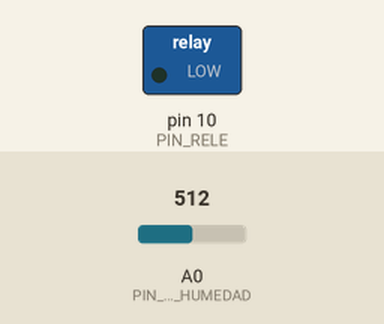
This sketch was run on a simulated Arduino Uno, built with avr-gcc and run on an emulated ATmega328P. Parts: switched loads named in the sketch (green lamp = pin HIGH). The inputs (shaded band) are chosen by the test bench; at power-on: A0 (PIN_SENSOR_HUMEDAD) = 512.

Above: at 4.4 s.
4.5 s: A0 (PIN_SENSOR_HUMEDAD) set to 543
6.0 s: A0 (PIN_SENSOR_HUMEDAD) set to 566
At 7.0 s:
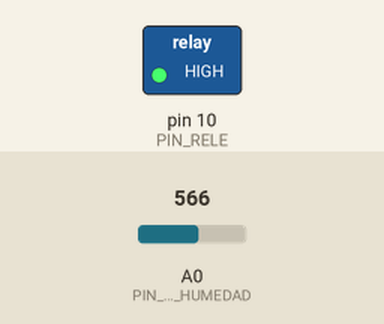
Timing chart, 0 to 9.0 s (numbered marks = the images above; inputs shaded):
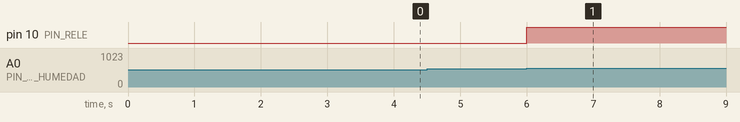

Measured:
- the behaviour switches between 558 and 559 on A0 (PIN_SENSOR_HUMEDAD) (found by bisection; images 0 and 1)
- after the input at 4.5 s, every drawn part: stays the same
- after the input at 6.0 s, pin 10 (PIN_RELE): LOW → HIGH at once

The sketch:

MainScript.ino
```cpp
/**Para obtener el valor de VALOR EN AIRE y VALOR EN AGUA es necesario hacer pruebas
 * antes, cada sensor puede dar valores distintos
 */
const int VALOR_EN_AIRE = 620; //valor maximo que da el sensor en aire
const int VALOR_EN_AGUA = 310; //valor maximo que da el sensor totalmente submergido
const int PIN_SENSOR_HUMEDAD = A0;
const int PIN_RELE = 10;
const int TIEMPO_ENTRE_LECTURAS = 3600; //3600 = 1H | Cada hora se hace una lectura

int valorSensorHumedad = 0;
int porcentajeValorSensorHumedad = 0;
long ultimoRiego = 0;
long ultimaLectura = 0;

void setup()
{
    Serial.begin(9600); //abre el puerto serial
    pinMode(PIN_RELE, OUTPUT);
}

//En estas funcion es donde se estara ejecutando el codigo de la placa en bucle
void loop()
{
    if (millis() - ultimaLectura > TIEMPO_ENTRE_LECTURAS)
    {
        ultimaLectura = millis();
        leerHumedadSuelo();
        if (porcentajeValorSensorHumedad < 20)
        {
            ultimoRiego = millis();
            activarRele(12000);
        }

        //Este 'if' previene que el sistema se quede bloqueado si llegamos al maximo
        //valor que guarda el reloj de la placa --> 4294967295 (49 dias)
        if (4294967295 - TIEMPO_ENTRE_LECTURAS >= ultimaLectura)
        {
            ultimaLectura = 0;
            ultimoRiego = 0;
        }
    }
}

//Actualiza las variables con una lectura del sensor
void leerHumedadSuelo()
{
    valorSensorHumedad = analogRead(PIN_SENSOR_HUMEDAD);
    porcentajeValorSensorHumedad = map(valorSensorHumedad, VALOR_EN_AIRE, VALOR_EN_AGUA, 0, 100);
}

int getValorSensorHumedad()
{
    leerHumedadSuelo();        //actualiza variables
    return valorSensorHumedad; //devuelve el valor del sensor sin transformar
}

int getPorcentajeHumedad()
{
    leerHumedadSuelo();                  //actualiza variables
    return porcentajeValorSensorHumedad; //devuelve el porcentaje de humedad
}

/**
 * Deja activo el rele durante el tiempo que le pasemos en millisegundos
 * (1000 = 1 segundo)
 */
void activarRele(long tiempo)
{
    bool salir = false;
    long horaActivada = millis();
    digitalWrite(PIN_RELE, HIGH); //activa el relé
    while (salir == false)
    {
        if (millis() - horaActivada > tiempo) //si el tiempo activo es mayor que el pasado
        {
            digitalWrite(PIN_RELE, LOW); //desactiva el relé
            salir = true;
        }
    }
}
```
